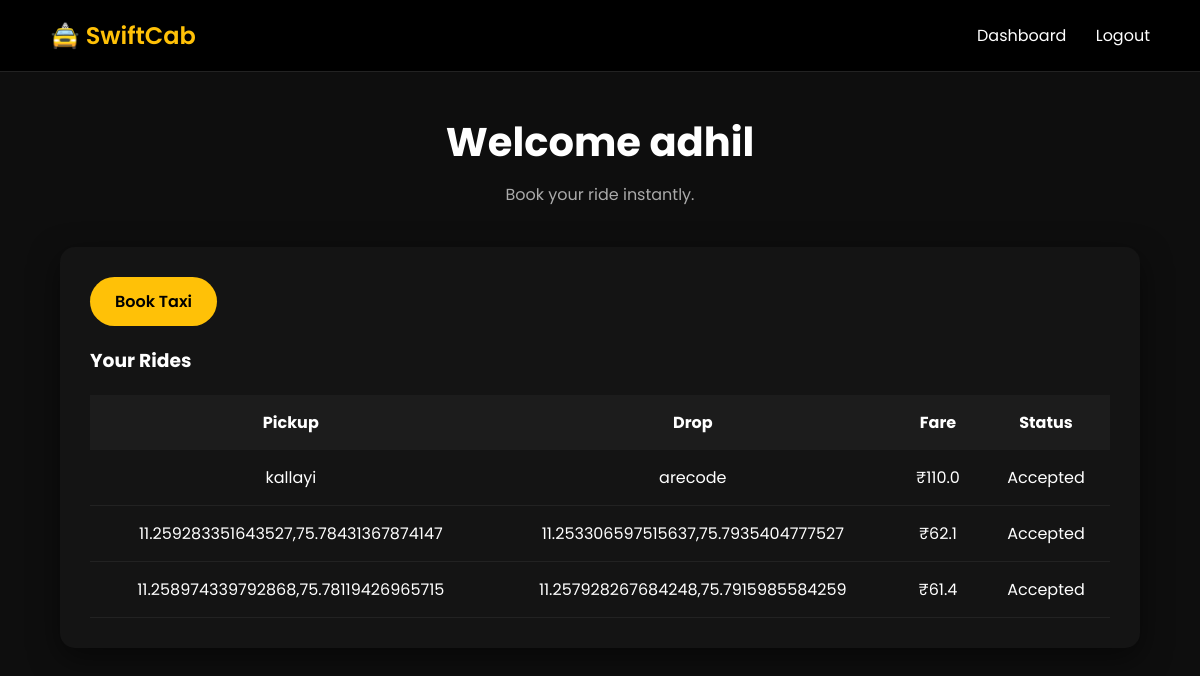
Page /dashboard (signed in) on the earlier database version.
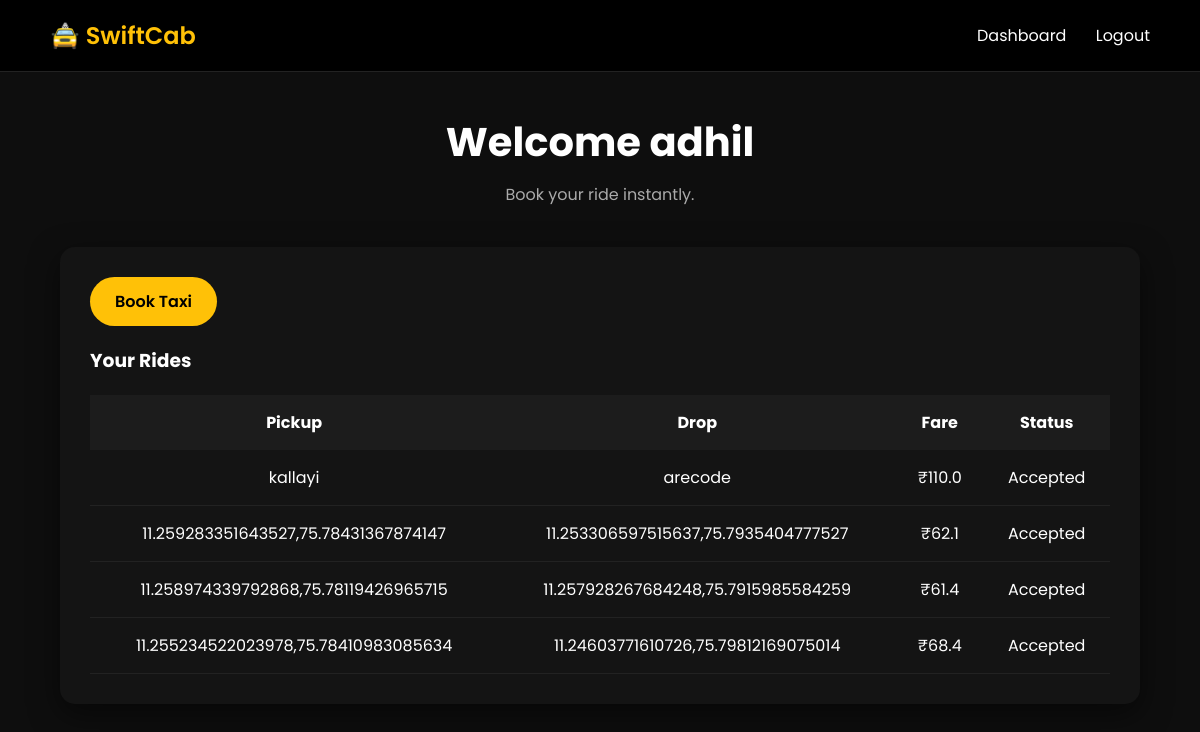
Same page on the later database version.
### app.py (models this page shows)
class Booking(db.Model):
    id = db.Column(db.Integer, primary_key=True)
    pickup = db.Column(db.String(200))
    drop = db.Column(db.String(200))
    distance = db.Column(db.Float)
    fare = db.Column(db.Float)
    status = db.Column(db.String(20), default="Pending")
    user_id = db.Column(db.Integer, db.ForeignKey('user.id'))
    driver_id = db.Column(db.Integer, nullable=True)
    timestamp = db.Column(db.DateTime, default=datetime.datetime.utcnow)

### app.py (the view)
@app.route("/dashboard")
@login_required
def dashboard():
    bookings = Booking.query.filter_by(user_id=current_user.id).all()
    return render_template("dashboard.html", bookings=bookings)

### app.py (called while the page is built)
@login_manager.user_loader
def load_user(user_id):
    return User.query.get(int(user_id))

### templates/dashboard.html
{% extends "base.html" %}
{% block content %}
<div class="hero">
    <h1>Welcome {{ current_user.name }}</h1>
    <p>Book your ride instantly.</p>
</div>
<div class="card">
    <a href="/book" class="btn btn-primary">Book Taxi</a>
    <h3 style="margin-top:20px;">Your Rides</h3>
    <table>
        <tr>
            <th>Pickup</th>
            <th>Drop</th>
            <th>Fare</th>
            <th>Status</th>
        </tr>
        {% for b in bookings %}
        <tr>
            <td>{{ b.pickup }}</td>
            <td>{{ b.drop }}</td>
            <td>₹{{ b.fare }}</td>
            <td>{{ b.status }}</td>
        </tr>
        {% endfor %}
    </table>
</div>
{% endblock %}

Differences in the rows shown:
added Booking: pickup "11.255234522023978,75.78410983085634", drop "11.24603771610726,75.79812169075014", fare "68.4", status "Accepted"
